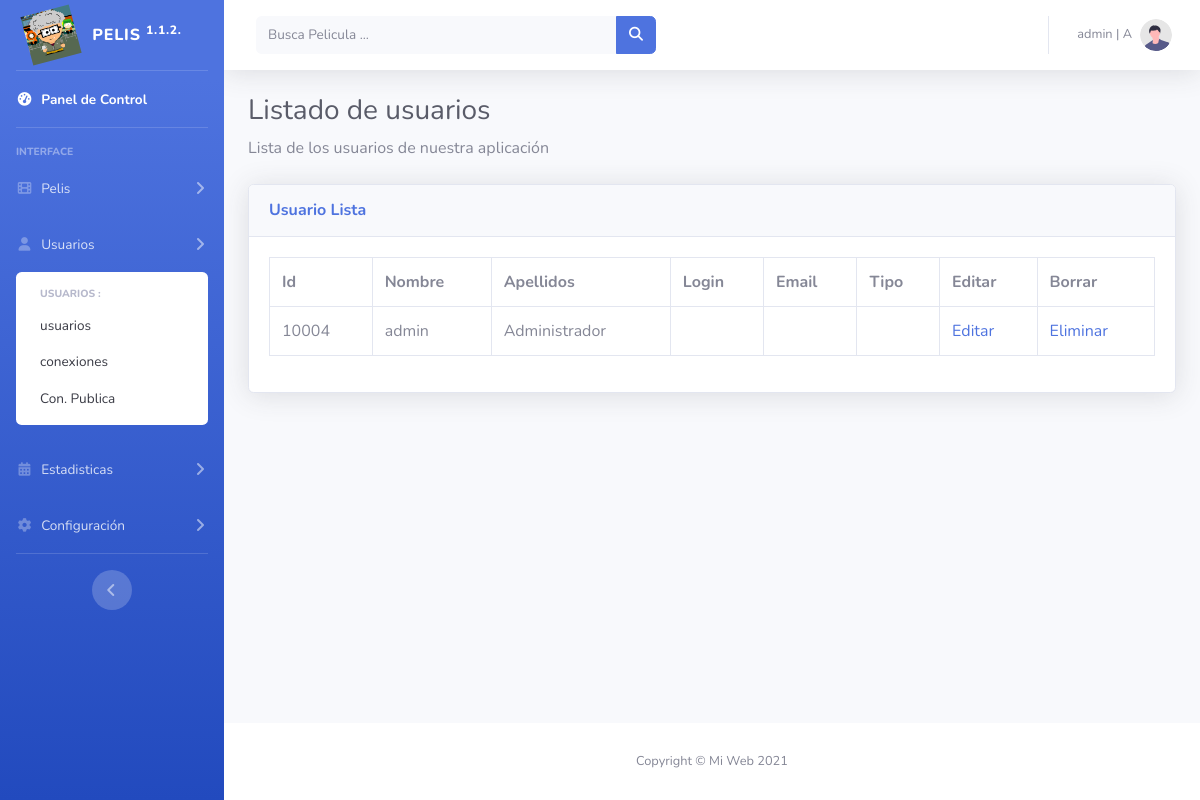
The page /admin/usuarios_lista.php (signed in) on the database its author committed.
### tables this page shows
CREATE TABLE `usuarios` (
  `id` bigint(11) NOT NULL,
  `nombre` varchar(50) NOT NULL,
  `apellidos` varchar(255) NOT NULL,
  `mail` varchar(250) NOT NULL,
  `usuario` varchar(30) NOT NULL,
  `password` varchar(20) NOT NULL,
  `telefono` varchar(20) NOT NULL,
  `rol` enum('A','I','U','E') NOT NULL COMMENT 'A : Administrador U : usuario  I : invitado E: Editor',
  `estado` enum('A','P','B','D') NOT NULL COMMENT 'A : Activo P: Preinscrito D: Desactivado B: Borrado',
  `token` varchar(255) NOT NULL,
  `imagen` varchar(255) DEFAULT NULL,
  `boletin` char(1) DEFAULT NULL,
  `creado` bigint(20) NOT NULL COMMENT 'fecha creacion',
  `modificado` bigint(20) NOT NULL COMMENT 'fecha ultima modificacion'
);

### admin/usuarios_lista.php (the view, shortened to what this page needs)
<!DOCTYPE html>
<html lang="es">
<head>
    <?php
    include("inc_head.php");
    ?>
</head>
<body id="page-top">
    <div id="wrapper">
        <?php include("inc_sidebar.php");?>
        <div id="content-wrapper" class="d-flex flex-column">
            <div id="content">
                <?php include("inc_topbar.php");?>
<div class="container-fluid">
<h1 class="h3 mb-2 text-gray-800">Listado de usuarios</h1>
<p class="mb-4">Lista de los usuarios de nuestra aplicación</p>
<div class="card shadow mb-4">
    <div class="card-header py-3">
        <h6 class="m-0 font-weight-bold text-primary">Usuario Lista </h6>
    </div>
    <div class="card-body">
        <div class="table-responsive">
        <?php
        try {
            include("inc_conexion.php");
            $query = 'SELECT * from usuarios' ;
            echo '<table class="table table-bordered" id="dataTable" width="100%" cellspacing="0">';
            echo '<tr><th>Id</th><th>Nombre</th><th>Apellidos</th><th>Login</th><th>Email</th><th>Tipo</th><th>Editar</th><th>Borrar</th></tr>';
            foreach($mbd->query($query) as $fila) {
                $tipot='';
                echo '<tr>';
                echo '<td>' . $fila['id'] . '</td><td>' .  $fila['nombre'] . '</td><td>' .$fila['apellidos'] . '</td><td>' .$fila['login']  . '</td><td>' . $fila['email'] . '</td><td>' . $tipot.'</td>';
                echo '<td><a href="usuario_editar.php?id='.$fila['id'].'">Editar</a></td>';
                echo '<td><a href="usuario_eliminar.php?id='.$fila['id'].'" onclick="return confirmar(\'¿Está seguro que desea eliminar el registro?\')">Eliminar</a></td>';
                echo '</tr>';
            }
            echo '</table>';
        } catch (PDOException $e) {
            print "¡Error!: " . $e->getMessage() . "<br/>";
            die();
        }
?>
        </div>
    </div>
</div>
</div>
</div>
            <?php include("inc_footer.php");?>
        </div>
    </div>
</body>
</html>

### rows shown on the page
usuarios: id "10004", nombre "admin", apellidos "Administrador"

### other values the page prints
$CFGP['version'] "1.1.2."
$usuario "admin"
$rol "A"
